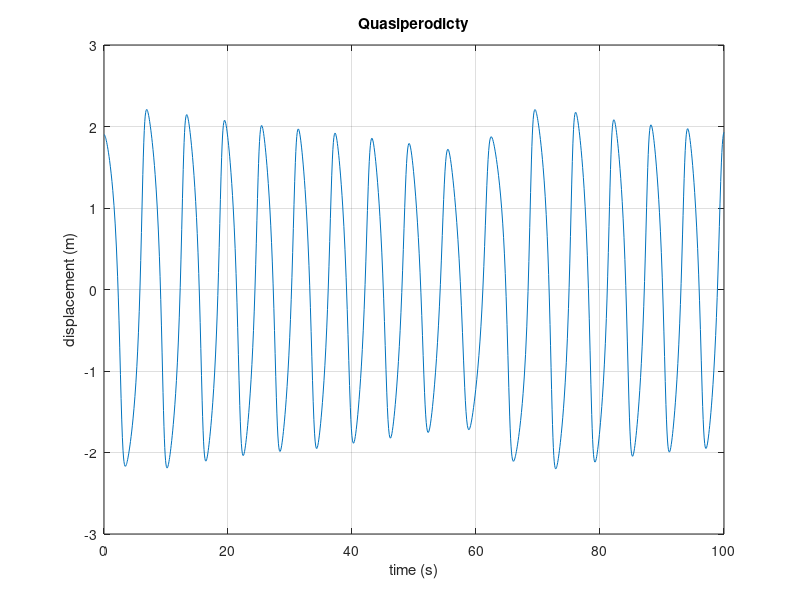
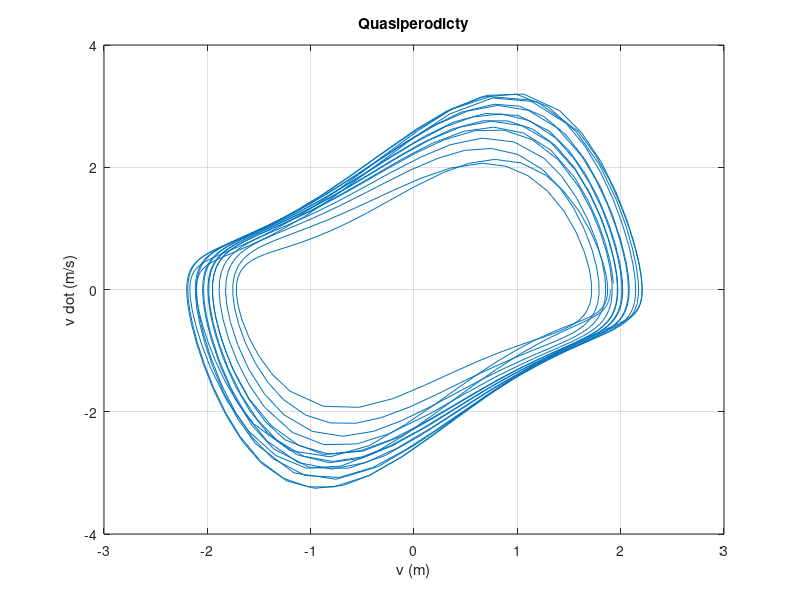

The MATLAB script that drew these images, in order:
%Quasiperodicty
%no frquency wins outs
%using Van per Pol equation
%integrate and plot
%parameters (SI units)
%z(1)=v, z(2)=v_dot
esp=1; omeg=1.1; %[s^-1]
F=0.5; %[N]
%initial conditions and time span
z0=[1.9;0]; %(z1,z2)
tspan=[0 100];
%equations
f=@(t,z)[z(2);F*cos(omeg*t)-esp*z(2)*(z(1)^2-1)-z(1)];
%integration
[t,z]=ode45(f,tspan,z0); %t, v
%plot
figure(1)
plot(t,z(:,1));
grid on;
xlabel('time (s)');
ylabel('displacement (m)');
title('Quasiperodicty');
figure(2)
plot(z(:,1),z(:,2));
grid on;
xlabel('v (m)');
ylabel('v dot (m/s)');
title('Quasiperodicty');
